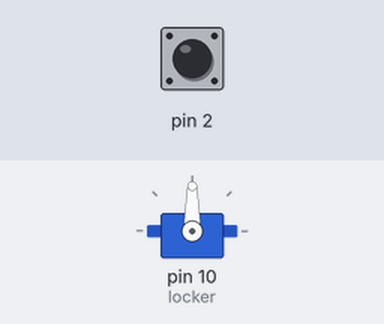
Recording of a sketch running on a simulated Arduino Uno, built with avr-gcc and run on an emulated ATmega328P. Shown: servo. The inputs (shaded band) are chosen by the test bench; at power-on: pin 2 LOW.

Above: at 1.2 s.
1.3 s: pin 2 driven HIGH
At 2.5 s:
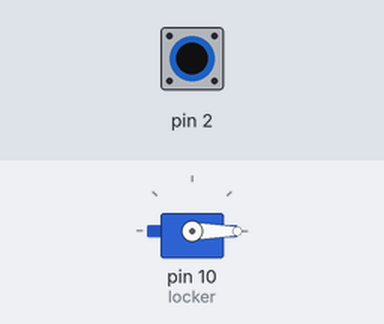
9.3 s: pin 2 pulsed LOW 5 times (0.12 s each, 0.3 s apart)
At 11.8 s:
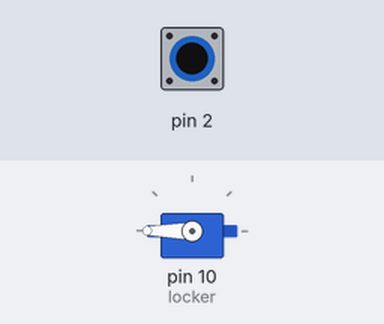
Timing chart, 0 to 13.3 s (numbered marks = the images above; inputs shaded):
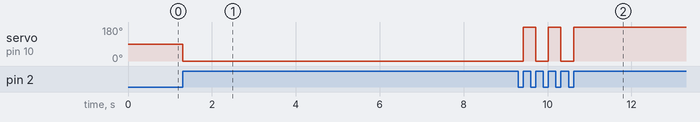

The sketch:

ArdLock_final_4_3.ino
```cpp
#include <Servo.h>
#include <Keypad.h>
int but=0;
Servo locker;
int state=0;  //Variable indicating the status of the lock
int k[9];     // Declaring an array
int pos=0;   //servo close position
int opos=180;//Position to open servo
int i=0;     //Position of variable in key
const byte ROWS = 4; //four rows
const byte COLS = 3; //three columns
char keys[ROWS][COLS] = {
        {'1','2','3'},
        {'4','5','6'},
        {'7','8','9'},
        {'*','0','#'}
        };
byte rowPins[ROWS] = {3, 4, 5, 6}; //connect to the row pinouts of the keypad
byte colPins[COLS] = {7, 8, 9}; //connect to the column pinouts of the keypad

Keypad keypad = Keypad( makeKeymap(keys), rowPins, colPins, ROWS, COLS );

void setup(){
  attachInterrupt(but,open,RISING); // declaring an interrupt
  locker.attach(10);                //attahing a servo
  Serial.begin(9600);
  keypad.addEventListener(keypadEvent); //add an event listener for this keypad
}

void loop(){
  char key = keypad.getKey(); //Obtainig the valuse from input

  if (key) {
    Serial.println(key);    //Printing the key pressed in serial monitor

  }
}

//take care of some special events
void keypadEvent(KeypadEvent key){
  switch (keypad.getState()){
    case PRESSED:
      switch (key){
        case '#':   // This is our enter key verifying all the values and clearing them later
        i=0;
        if (k[0]=='1' && k[1]=='2' && k[2]=='3' && k[3]=='4'){
        open();
        i=0;
        k[0]=k[1]=k[2]=k[3]=k[4]=0;
        };
      break;
     case '*':       //*is like a backspace removing the previously pressed key
          i--;
        break;
     default:       //This part enters inputs into our k array
           k[i]=key;
           i++;
           if(i>5){
            i=0;
           }
      }
  }
}
void open(){              //Function to open a servo if it is locked and vice versa
  if(state==0){
    locker.write(pos);
    state=1;
  }
  else if(state==1){
    locker.write(opos);
    state=0;
  }
}
```

Measured:
- after the input at 1.3 s, servo on pin 10 (locker): 90° → 0° at once
- after the input at 9.3 s, servo on pin 10 (locker): alternates 180° for 0.30 s and 0° for 0.30 s, 5 changes in all, then stays 180°, starting after 0.12 s
